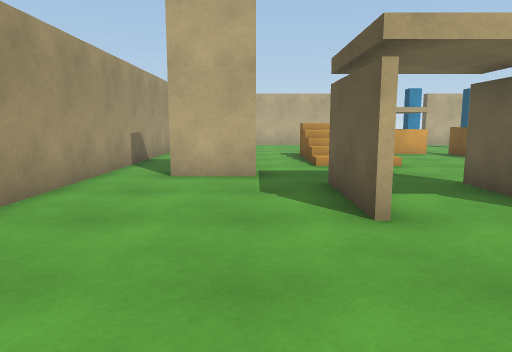
[1] (above)

20 first-person views from a walk through a scene from a Unity 3-D project. The camera is 1.2 m above the floor, tilts 8° down and sees 70° across. The floor is counted in squares, 1 m on a side. Each view is taken from the middle of a square. On the plan, view 1 faces up. The plan holds only what a view shows up to about 15 squares ahead; the rest is blank. The place goes on beyond the plan. The player character is not drawn. Some animated figures are left out. Surface patterns are stand-ins for the level's own textures.

[2]
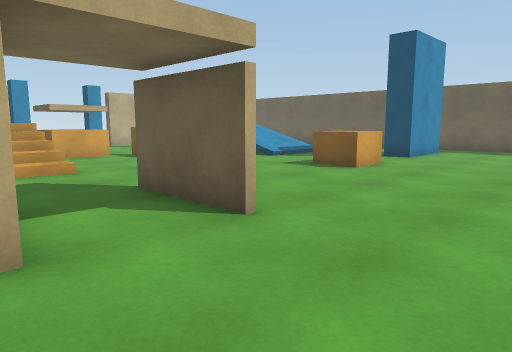

[3]
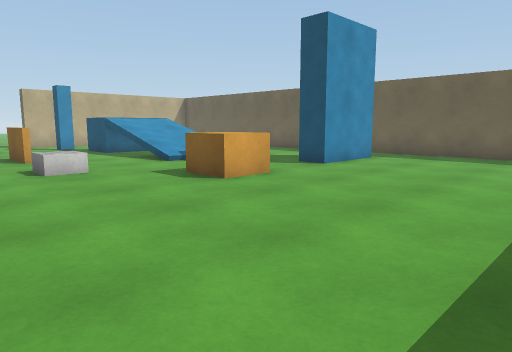

[4]
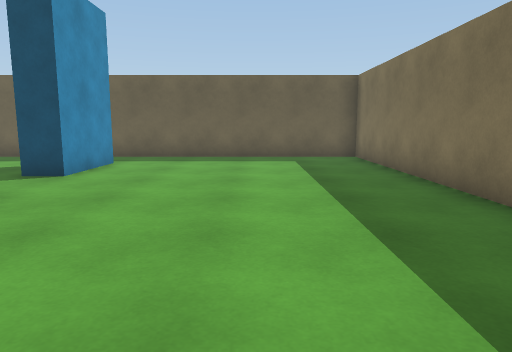

[5]
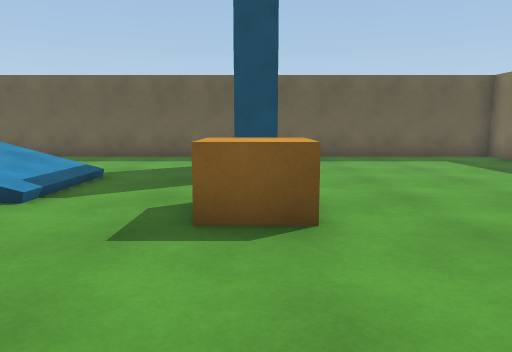

[6]
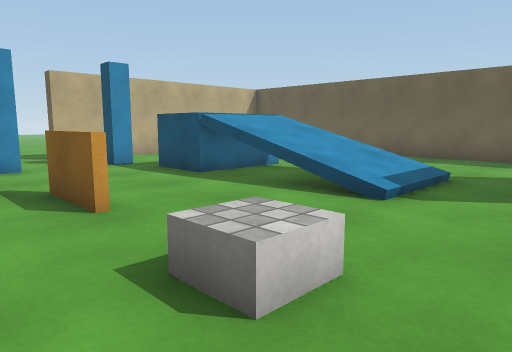

[7]
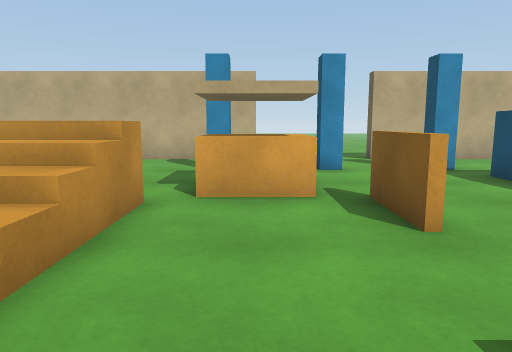

[8]
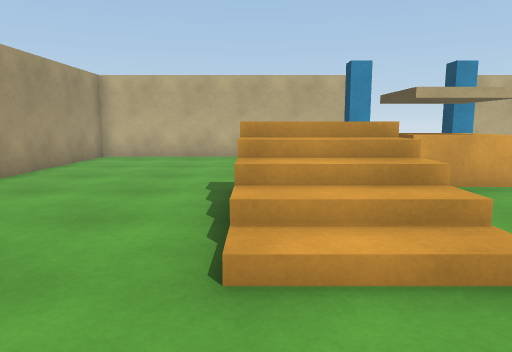

[9]
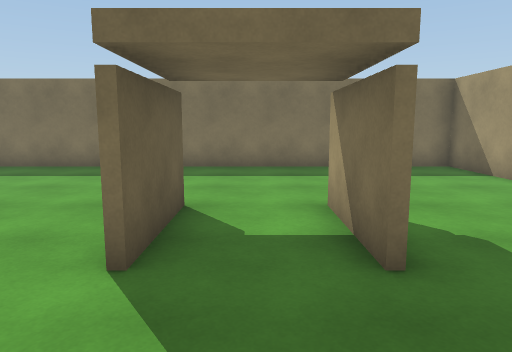

[10]
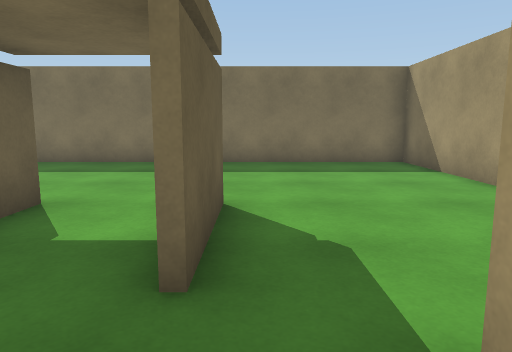

[11]
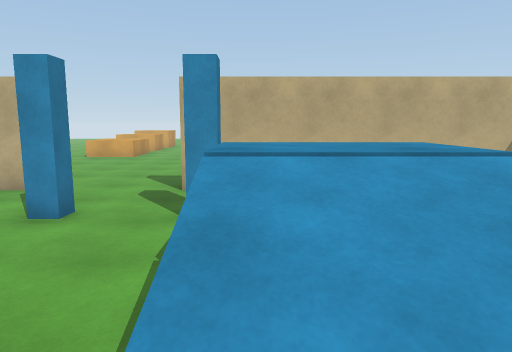

[12]
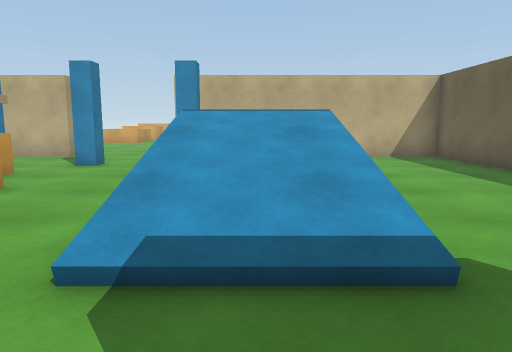

[13]
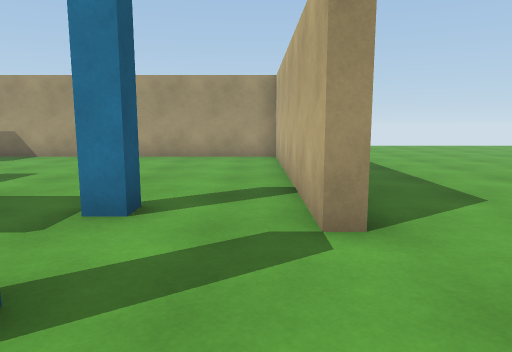

[14]
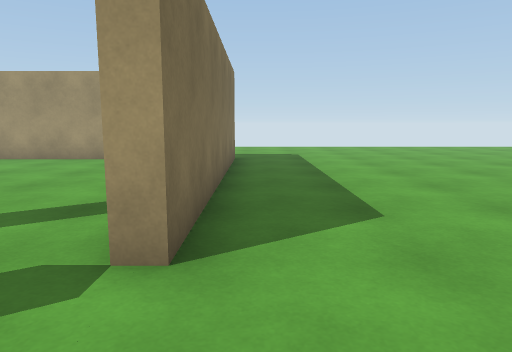

[15]
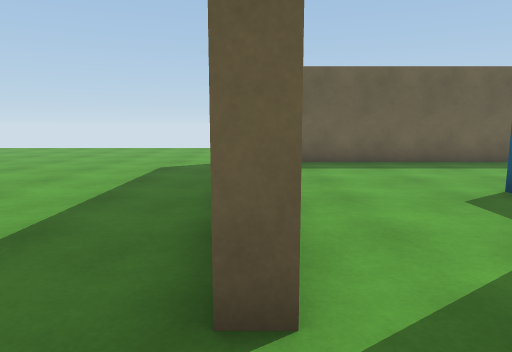

[16]
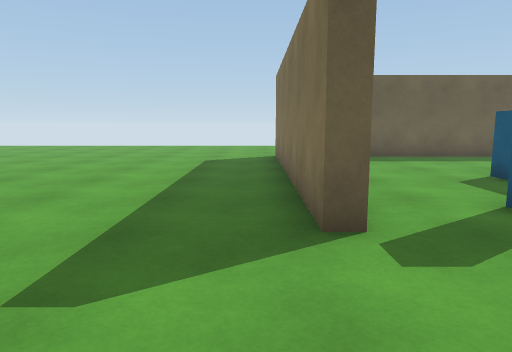

[17]
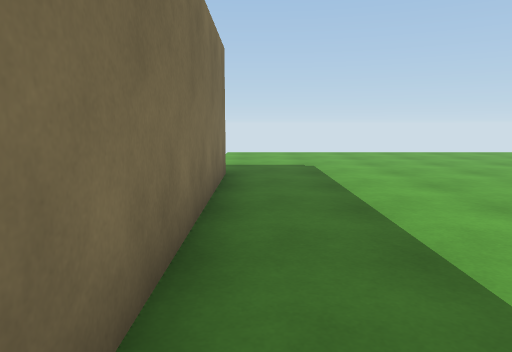

[18]
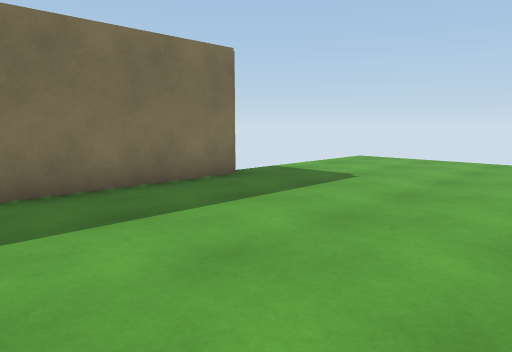

[19]
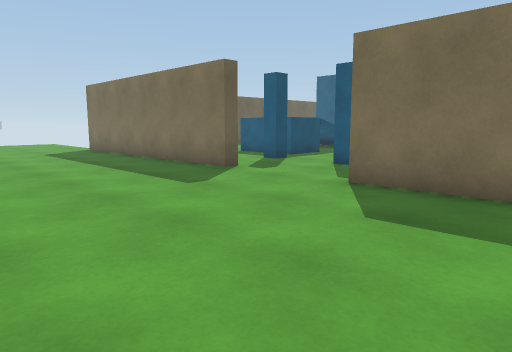

[20]
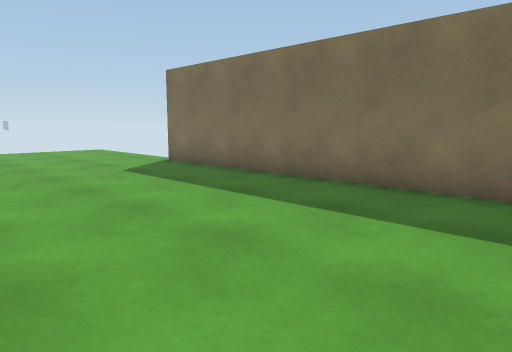

### Floor plan
Key: @ floor where view 1 was taken; # wall or solid block; . main floor; : floor 1.5 m higher than the main floor; / step, stairs or slope; = window, fence, low wall or low ledge; O other object.
Columns run from 10 left of view 1 to 26 right of it. Each row starts with its distance up from view 1.
 29 ............. ..   . .. ..........
 28 ..................................
 27 ..................................
 26 .....................................
 25 .....................................
 24 ....................................
 23 ...................................
 22 ......##########....###########...
 21       #.......................#
 20       #.......................#
 19       #........#..#..#........#
 18       #.......................#
 17       #........#O#....:::.....#
 16       #........=##....:::.....#
 15       #...... .#=##...///.....#
 14       #...../ /...=...///.....#
 13       #...../ /...#...///.....#
 12       #. ...//O.......///.....#
 11       #.  ..///.......///.....#
 10       #.. ........O...........#
  9       #.##....................#
  8       #..............O.....   #
  7       #.....#.#.....OOO..###..#
  6       #.....#.#......O........#
  5       #.....#.#...............#
  4       #.......................#
  3       #.......................#
  2       #.......................#
  1       #.......................#
  0       #...@...................#
 -1       #.......................#
 -2       #########################

Positions as (right, up) in squares from view 1, and headings:
1: (0, 0), facing up
2: (1, 1), facing up-right
3: (5, 0), facing up-right
4: (6, 2), facing right
5: (6, 7), facing right
6: (6, 8), facing up-right
7: (6, 9), facing up
8: (2, 8), facing up
9: (3, 11), facing down
10: (1, 10), facing down
11: (12, 12), facing up
12: (13, 8), facing up
13: (10, 21), facing left
14: (9, 23), facing left
15: (8, 22), facing right
16: (6, 23), facing right
17: (5, 23), facing left
18: (2, 29), facing down-left
19: (2, 29), facing down-right
20: (9, 29), facing down-right
